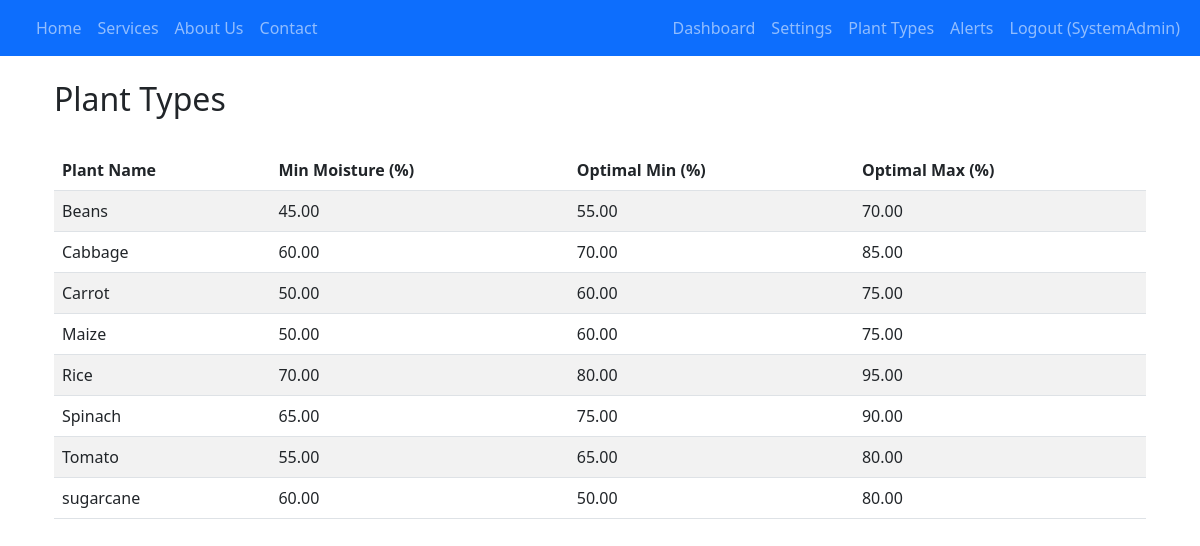
The app's page /plant_types/ (signed in) with its own data.
### web_app/models.py (models this page shows)
class CustomUser(AbstractUser):
    full_name = models.CharField(max_length=255, blank=True, null=True)
    email = models.EmailField(unique=True)
    contact_number = models.CharField(max_length=20, blank=True, null=True)
    USER_ROLES = (
        ('farm_owner', 'Farm Owner'),
    )
    user_role = models.CharField(max_length=20, default='farm_owner')

class PlantType(models.Model):
    plant_name = models.CharField(max_length=100, unique=True)
    description = models.TextField(blank=True)
    notes = models.TextField(blank=True, null=True)
    min_moisture_threshold = models.DecimalField(
        max_digits=5,
        decimal_places=2,
        help_text="Minimum moisture level (%) below which irrigation should be triggered.",
        null=True, blank=True
    )
    optimal_moisture_min = models.DecimalField(
        max_digits=5,
        decimal_places=2,
        help_text="Optimal lower bound of moisture level (%).",
        null=True, blank=True
    )
    optimal_moisture_max = models.DecimalField(
        max_digits=5,
        decimal_places=2,
        help_text="Optimal upper bound of moisture level (%).",
        null=True, blank=True
    )
    owner = models.ForeignKey(CustomUser, on_delete=models.SET_NULL, null=True, blank=True, related_name='owned_plant_types',
                              help_text="The user who created this plant type. Null for global/system-defined types.")
    is_global = models.BooleanField(default=False, help_text="Indicates if this is a system-wide or global plant type.")

### web_app/views.py (the view)
# urls.py: path('plant_types/', views.plant_type_list, name='plant_type_list'),
@login_required
def plant_type_list(request):
    plant_types = PlantType.objects.all().order_by('plant_name')
    context = {'plant_types': plant_types, 'title': 'Plant Types'}
    return render(request, 'web_app/plant_type_list.html', context)

### templates/web_app/plant_type_list.html (shortened to what this page needs)
{% extends 'base.html' %}
{% block content %}
<div class="container mt-4">
    <div class="d-flex justify-content-between align-items-center mb-4">
        <h2>{{ title }}</h2>
    </div>
    {% if plant_types %}
        <div class="table-responsive">
            <table class="table table-striped table-hover">
                <thead>
                    <tr>
                        <th>Plant Name</th>
                        <th>Min Moisture (%)</th>
                        <th>Optimal Min (%)</th>
                        <th>Optimal Max (%)</th>
                    </tr>
                </thead>
                <tbody>
                    {% for pt in plant_types %}
                    <tr>
                        <td>{{ pt.plant_name }}</td>
                        <td>{{ pt.min_moisture_threshold|default:"N/A" }}</td>
                        <td>{{ pt.optimal_moisture_min|default:"N/A" }}</td>
                        <td>{{ pt.optimal_moisture_max|default:"N/A" }}</td>
                    </tr>
                    {% endfor %}
                </tbody>
            </table>
        </div>
    {% endif %}
</div>
{% endblock %}

### templates/base.html (shortened to what this page needs)
  {% load static %}
<!DOCTYPE html>
<html lang="en">
<head>
    <link rel="stylesheet" href="https://cdn.jsdelivr.net/npm/bootstrap-icons@1.11.3/font/bootstrap-icons.min.css">
    <link rel="stylesheet" href="https://cdn.jsdelivr.net/npm/bootstrap-icons@1.11.3/font/bootstrap-icons.min.css">
    <link href="https://cdn.jsdelivr.net/npm/bootstrap@5.3.0/dist/css/bootstrap.min.css" rel="stylesheet">
</head>
<body>
    <nav class="navbar navbar-expand-lg navbar-dark bg-primary">
    <div class="container-fluid">
        <div class="collapse navbar-collapse" id="navbarNav">
            <ul class="navbar-nav me-auto mb-2 mb-lg-0">
                <li class="nav-item">
                    <a class="nav-link {% if request.resolver_match.url_name == 'home' %}active{% endif %}" aria-current="page" href="{% url 'home' %}">Home</a>
                </li>
                <li class="nav-item">
                    <a class="nav-link {% if request.resolver_match.url_name == 'services' %}active{% endif %}" href="{% url 'services' %}">Services</a>
                </li>
                <li class="nav-item">
                    <a class="nav-link {% if request.resolver_match.url_name == 'about' %}active{% endif %}" href="{% url 'about' %}">About Us</a>
                </li>
                <li class="nav-item">
                    <a class="nav-link {% if request.resolver_match.url_name == 'contact' %}active{% endif %}" href="{% url 'contact' %}">Contact</a>
                </li>
            </ul>
            <ul class="navbar-nav">
                {% if user.is_authenticated %}
                    <li class="nav-item">
                        <a class="nav-link {% if request.resolver_match.url_name == 'dashboard' %}active{% endif %}" href="{% url 'dashboard' %}">Dashboard</a>
                    </li>
                    <li class="nav-item">
                        <a class="nav-link {% if request.resolver_match.url_name == 'user_settings' %}active{% endif %}" href="{% url 'user_settings' %}">Settings</a>
                    </li>
                    <li class="nav-item">
                        <a class="nav-link" href="{% url 'plant_type_list' %}">Plant Types</a>
                    </li>
                    <li class="nav-item">
                        <a class="nav-link" href="{% url 'alert_list' %}">Alerts</a>
                    </li>
                    <li class="nav-item">
                        <a class="nav-link" href="{% url 'logout' %}">Logout ({{ user.username }})</a>
                    </li>
                {% endif %}
            </ul>
        </div>
    </div>
</nav>
    <div class="container content mt-4">
        {% block content %}
        {% endblock %}
    </div>
</body>
</html>

### records on screen
CustomUser: username "SystemAdmin"
PlantType: plant_name "Beans", min_moisture_threshold "45.00", optimal_moisture_min "55.00", optimal_moisture_max "70.00"
PlantType: plant_name "Cabbage", min_moisture_threshold "60.00", optimal_moisture_min "70.00", optimal_moisture_max "85.00"
PlantType: plant_name "Carrot", min_moisture_threshold "50.00", optimal_moisture_min "60.00", optimal_moisture_max "75.00"
PlantType: plant_name "Maize", min_moisture_threshold "50.00", optimal_moisture_min "60.00", optimal_moisture_max "75.00"
PlantType: plant_name "Rice", min_moisture_threshold "70.00", optimal_moisture_min "80.00", optimal_moisture_max "95.00"
PlantType: plant_name "Spinach", min_moisture_threshold "65.00", optimal_moisture_min "75.00", optimal_moisture_max "90.00"
PlantType: plant_name "Tomato", min_moisture_threshold "55.00", optimal_moisture_min "65.00", optimal_moisture_max "80.00"
PlantType: plant_name "sugarcane", min_moisture_threshold "60.00", optimal_moisture_min "50.00", optimal_moisture_max "80.00"

### other values on screen
{{ title }} "Plant Types"
